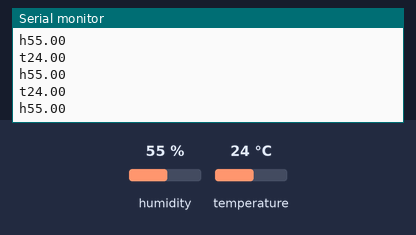
The sketch below on a simulated Arduino Uno, built with avr-gcc and run on an emulated ATmega328P. Shown: the last lines printed to the serial monitor. The test bench sets the inputs (shaded band); at power-on: humidity 55 %, temperature 24 °C.

Above: at 2.8 s.
2.9 s: humidity set to 22 %
At 2.98 s:
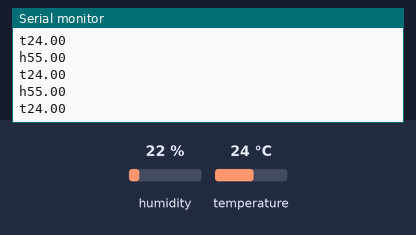
5.6 s: temperature set to 12 °C
At 6.02 s:
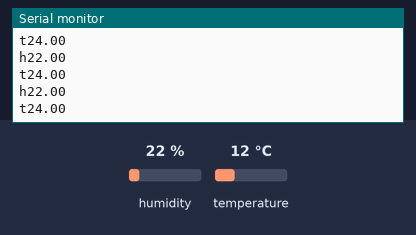
8.3 s: humidity set to 40 %
At 8.31 s:
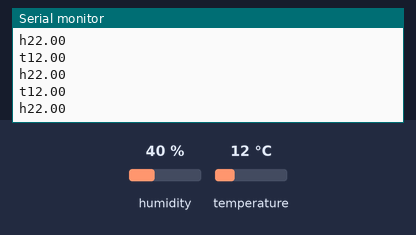
Timing chart, 0 to 11.3 s (numbered marks = the images above; inputs shaded):
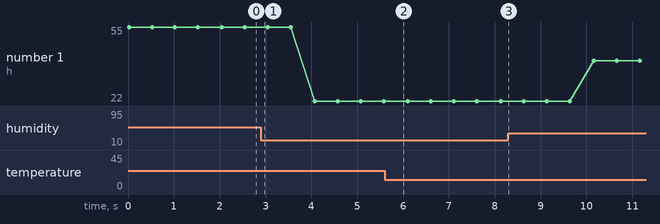

The sketch:

main.ino
```cpp
#include <DHT.h>

const int PIN_DHT = 4;

DHT dht(PIN_DHT, DHT11);

void setup() {
  Serial.begin(9600);

  dht.begin();
}

void loop() {
  float humidity    = dht.readHumidity();
  float temperature = dht.readTemperature();

  Serial.print("h");
  Serial.println(humidity);
  delay(250);

  Serial.print("t");
  Serial.println(temperature);
  delay(250);
}
```

Measured:
- plotted number 1: 55 → 22 after the input at 2.9 s, 22 → 40 after the input at 8.3 s
